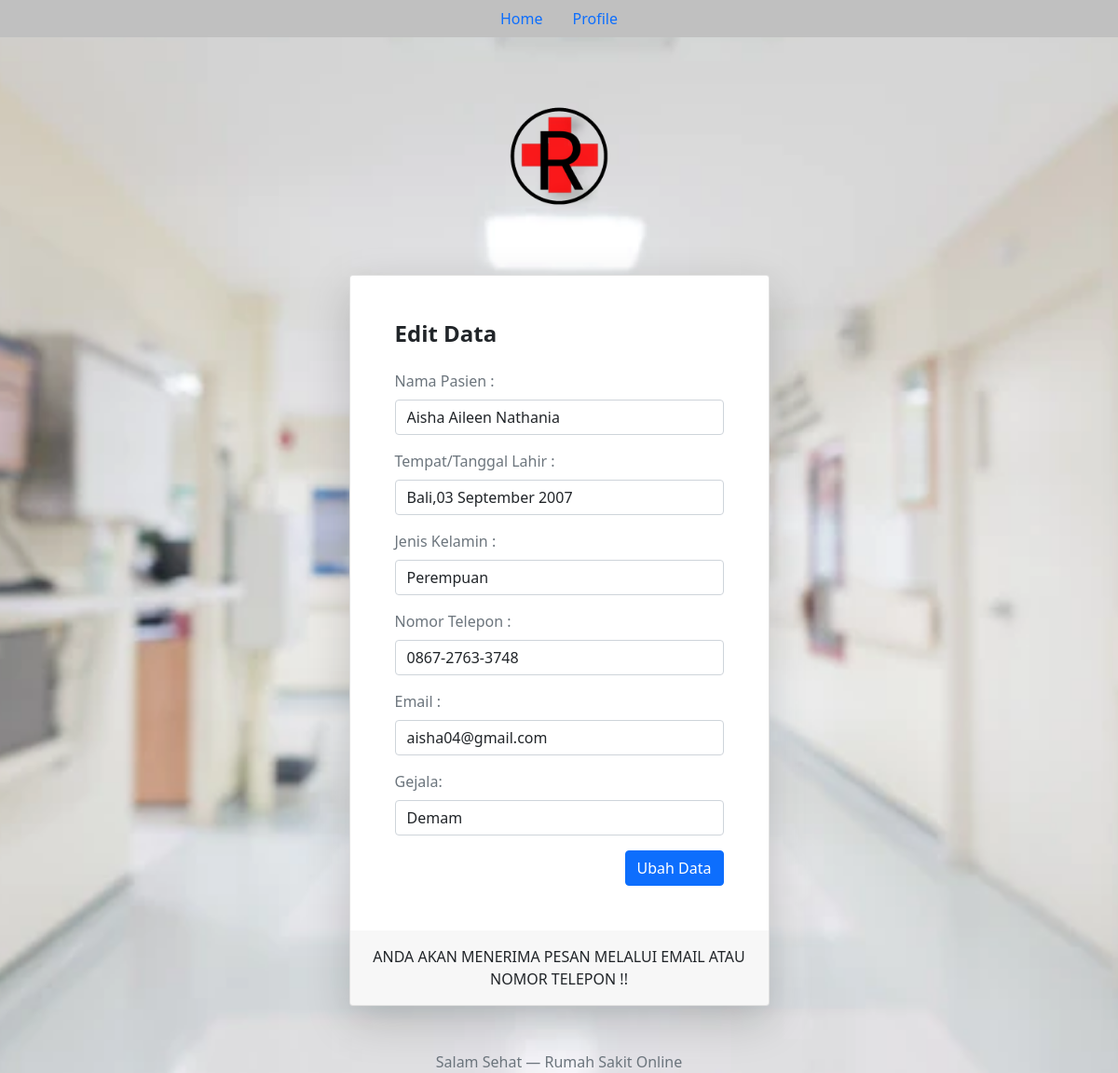
Page /ubah.php?id=1 on the committed database.
### tables this page shows
CREATE TABLE `datapasien` (
  `id` int(11) NOT NULL,
  `Nama_Pasien` varchar(50) NOT NULL,
  `Tempat_dan_Tanggal_Lahir` varchar(50) NOT NULL,
  `Jenis_Kelamin` varchar(20) NOT NULL,
  `Nomor_Telepon` varchar(50) NOT NULL,
  `Email` varchar(50) NOT NULL,
  `Jenis_Penyakit` varchar(20) NOT NULL
);

### functions.php (called while the page is built, shortened)
<?php
    $connect = mysqli_connect("localhost", "root", "", "pendaftaran");
    function query($query){
    global $connect;
    $result = mysqli_query($connect, $query);
    $rows = [];
    while( $row = mysqli_fetch_assoc($result) ){
        $rows[] = $row;
    }
    return $rows;
}
?>

### ubah.php (the view, shortened to what this page needs)
<?php
require 'functions.php';
$id = $_GET["id"];
$pasien = query("SELECT * FROM datapasien WHERE id = $id")[0];
?>
<!DOCTYPE html>
<html lang="en">
<head>
    <link rel="stylesheet" href="style.css">
    <link href="https://cdn.jsdelivr.net/npm/bootstrap@5.0.0-beta2/dist/css/bootstrap.min.css" rel="stylesheet" />
</head>
<body>
<section class="h-100">
    <ul class="nav justify-content-center" style="position: sticky; position: -webkit-stciky; top: 0;  z-index: 1; background-color: #C0C0C0;">
          <li class="nav-item">
            <li class="nav-item">
              <a class="nav-link" href="profile/index.php">Home</a>
            </li>
            <a class="nav-link" href="content/index.php">Profile</a>
          </li>
        </ul>
      <div class="container h-100">
        <div class="row justify-content-sm-center h-100">
          <div class="col-xxl-4 col-xl-5 col-lg-5 col-md-7 col-sm-9">
            <div class="text-center my-5">
              <img src="image/logo.png" alt="logo" width="200" />
            </div>
            <div class="card shadow-lg">
              <div class="card-body p-5">
                <h1 class="fs-4 card-title fw-bold mb-4">Edit Data</h1>
                <form  action="" method="post" class="needs-validation" >
                <div class="mb-3">
                    <label class="mb-2 text-muted" for="Nama_Pasien">Nama Pasien :</label>
                    <input id="Nama_Pasien" type="text" class="form-control" name="Nama_Pasien" value="<?= $pasien["Nama_Pasien"];?>" required  />
                  </div>
                  <div class="mb-3">
                    <label class="mb-2 text-muted" for="Tempat_dan_Tanggal_Lahir">Tempat/Tanggal Lahir :</label>
                    <input id="Tempat_dan_Tanggal_Lahir" type="text" class="form-control" name="Tempat_dan_Tanggal_Lahir" value="<?= $pasien["Tempat_dan_Tanggal_Lahir"];?>" required  />
                  </div>
                  <div class="mb-3">
                    <label class="mb-2 text-muted" for="Jenis_Kelamin">Jenis Kelamin :</label>
                    <input id="Jenis_Kelamin" type="text" class="form-control" name="Jenis_Kelamin" value="<?= $pasien["Jenis_Kelamin"];?>" required/>
                  </div>
                  <div class="mb-3">
                    <label class="mb-2 text-muted" for="Nomor_Telepon">Nomor Telepon :</label>
                    <input id="Nomor_Telepon" type="text" class="form-control" name="Nomor_Telepon" value="<?= $pasien["Nomor_Telepon"];?>" required />
                  </div>
                  <div class="mb-3">
                    <label class="mb-2 text-muted" for="Email">Email :</label>
                    <input id="Email" type="text" class="form-control" name="Email" value="<?= $pasien["Email"];?>" required />
                  </div>
                  <div class="mb-3">
                    <label class="mb-2 text-muted" for="Jenis_Penyakit">Gejala:</label>
                    <input id="Jenis_Penyakit" type="text" class="form-control" name="Jenis_Penyakit" value="<?= $pasien["Jenis_Penyakit"];?>" required/>
                  </div>
                  <div class="d-flex align-items-center">
                    <button type="submit" class="btn btn-primary ms-auto" name="submit">Ubah Data</button>
                  </div>
                </form>
              </div>
              <div class="card-footer py-3 border-0">
                <div class="text-center"> ANDA AKAN MENERIMA PESAN MELALUI EMAIL ATAU NOMOR TELEPON !!</div>
              </div>
            </div>
            <div class="text-center mt-5 text-muted">Salam Sehat &mdash; Rumah Sakit Online</div>
          </div>
        </div>
      </div>
    </section>
</body>
</html>

### style.css (style rules this page uses)
body { background-image: url('image/hospital.png'); background-attachment: fixed; background-position: center; background-repeat: no-repeat; background-size: cover; }

### rows in the picture
datapasien: Nama_Pasien "Aisha Aileen Nathania", Tempat_dan_Tanggal_Lahir "Bali,03 September 2007", Jenis_Kelamin "Perempuan", Nomor_Telepon "0867-2763-3748", Email "aisha04@gmail.com", Jenis_Penyakit "Demam"
